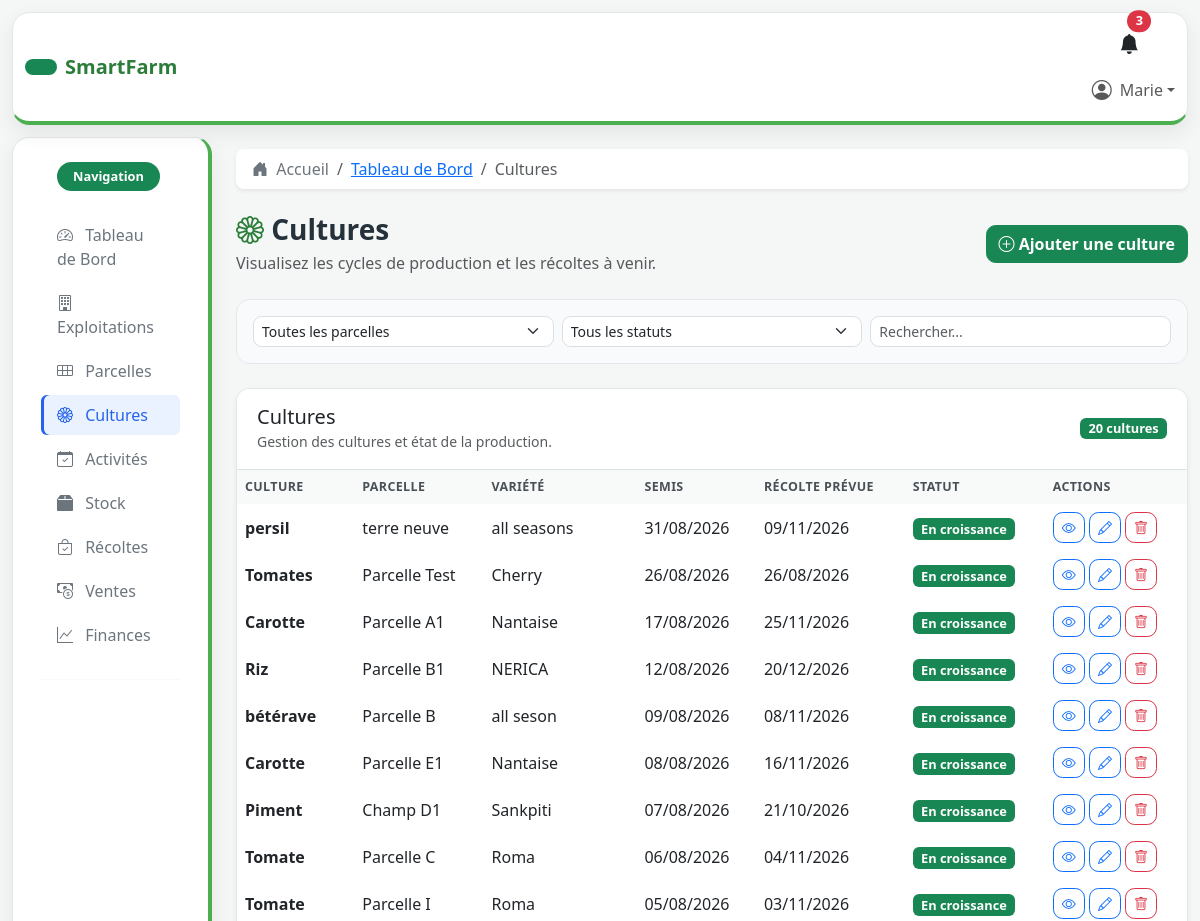
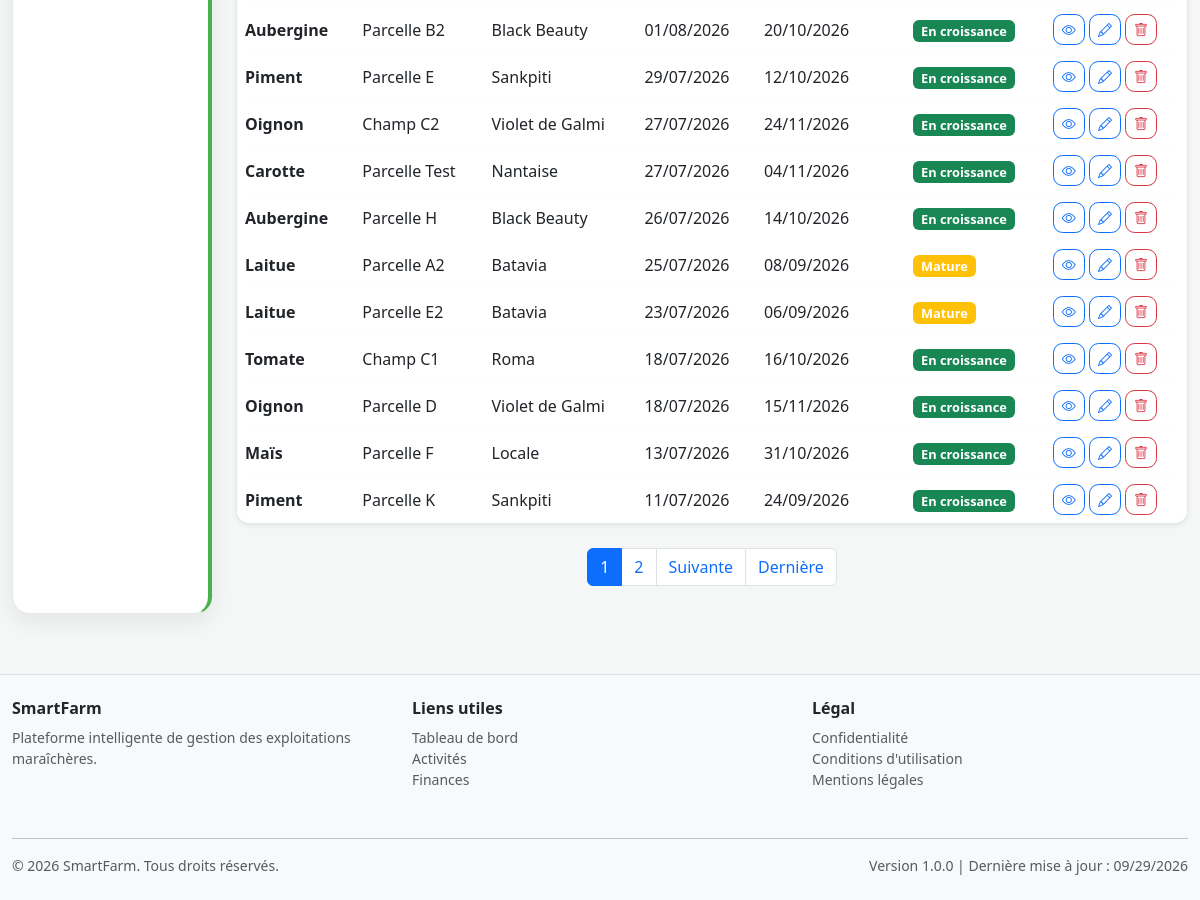
The page /cultures/ (signed in) on the database its author committed (2 pictures, top to bottom).
### cultures/models.py (models this page shows, shortened)
class Culture(models.Model):
    STATUT_CHOICES = [
        ('en_croissance', 'En croissance'),
        ('mature', 'Mature'),
        ('recolte', 'Récolte'),
        ('terminee', 'Terminée'),
    ]
    nom = models.CharField(
        max_length=150,
        help_text="Nom de la culture"
    )
    variete = models.CharField(
        max_length=150,
        help_text="Variété de la culture"
    )
    parcelle = models.ForeignKey(
        Parcelle,
        on_delete=models.CASCADE,
        related_name='cultures',
        help_text="Parcelle associée à la culture"
    )
    date_semis = models.DateField(
        help_text="Date de semis ou de plantation"
    )
    date_prevision_recolte = models.DateField(
        help_text="Date prévue de récolte"
    )
    rendement_attendu = models.DecimalField(
        max_digits=7,
        decimal_places=2,
        null=True,
        blank=True,
        help_text="Rendement attendu en kg/m²"
    )
    statut = models.CharField(
        max_length=20,
        choices=STATUT_CHOICES,
        default='en_croissance',
        help_text="Statut actuel de la culture"
    )
    notes = models.TextField(
        blank=True,
        help_text="Notes supplémentaires sur la culture"
    )
    date_creation = models.DateTimeField(
        auto_now_add=True,
        help_text="Date de création de l'enregistrement"
    )
    date_modification = models.DateTimeField(
        auto_now=True,
        help_text="Date de dernière modification de l'enregistrement"
    )
    class Meta:
        ordering = ['-date_semis']
        verbose_name = 'Culture'
        verbose_name_plural = 'Cultures'
        db_table = 'cultures_culture'

### parcelles/models.py (models this page shows, shortened)
class Parcelle(models.Model):
    STATUT_CHOICES = [
        ('actif', 'Actif'),
        ('en_preparation', 'En préparation'),
        ('reposante', 'Reposante'),
        ('suspendu', 'Suspendu'),
    ]
    TYPE_SOL_CHOICES = [
        ('argileux', 'Argileux'),
        ('sableux', 'Sableux'),
        ('limoneux', 'Limoneux'),
        ('calcaire', 'Calcaire'),
        ('organique', 'Organique'),
        ('mixte', 'Mixte'),
    ]
    nom = models.CharField(
        max_length=100,
        help_text="Nom ou identifiant de la parcelle"
    )
    code = models.CharField(
        max_length=50,
        unique=True,
        help_text="Code unique de la parcelle"
    )
    superficie = models.DecimalField(
        max_digits=10,
        decimal_places=2,
        help_text="Superficie en m² ou hectares"
    )
    type_sol = models.CharField(
        max_length=50,
        choices=TYPE_SOL_CHOICES,
        default='mixte',
        help_text="Type de sol de la parcelle"
    )
    irrigation = models.BooleanField(
    default=False,
    help_text="Indique si la parcelle dispose d'un système d'irrigation"
    )
    latitude = models.DecimalField(
        max_digits=9,
        decimal_places=6,
        null=True,
        blank=True,
        help_text="Latitude GPS"
    )
    longitude = models.DecimalField(
        max_digits=9,
        decimal_places=6,
        null=True,
        blank=True,
        help_text="Longitude GPS"
    )
    description = models.TextField(
        blank=True,
        help_text="Description détaillée de la parcelle"
    )
    statut = models.CharField(
        max_length=20,
        choices=STATUT_CHOICES,
        default='actif',
        help_text="Statut actuel de la parcelle"
    )
    exploitation = models.ForeignKey(
        Exploitation,
        on_delete=models.CASCADE,
        related_name='parcelles',
        help_text="Exploitation à laquelle appartient cette parcelle"
    )
    photo = models.ImageField(
    upload_to='parcelles/',
    blank=True,
    null=True,
    help_text="Photo de la parcelle"
    )
    date_creation = models.DateTimeField(
        auto_now_add=True,
        help_text="Date et heure de création de la parcelle"
    )
    date_modification = models.DateTimeField(
        auto_now=True,
        help_text="Date et heure de dernière modification"
    )
    class Meta:
        ordering = ['nom']
        verbose_name = 'Parcelle'
        verbose_name_plural = 'Parcelles'
        db_table = 'parcelles_parcelle'

### cultures/views.py (the view)
# urls.py: path('', views.CultureListView.as_view(), name='liste'),
class CultureListView(LoginRequiredMixin, ListView):
    model = Culture
    template_name = 'cultures/liste.html'
    context_object_name = 'cultures'
    paginate_by = 20
    def get_queryset(self):
        queryset = Culture.objects.select_related('parcelle').all()
        parcelle_id = self.request.GET.get('parcelle')
        statut = self.request.GET.get('statut')
        recherche = self.request.GET.get('q')
        if parcelle_id:
            queryset = queryset.filter(parcelle__id=parcelle_id)
        if statut:
            queryset = queryset.filter(statut=statut)
        if recherche:
            queryset = queryset.filter(
                models.Q(nom__icontains=recherche)
                | models.Q(variete__icontains=recherche)
                | models.Q(parcelle__nom__icontains=recherche)
            )
        return queryset.order_by('-date_semis')
    def get_context_data(self, **kwargs):
        context = super().get_context_data(**kwargs)
        from parcelles.models import Parcelle
        context['parcelles'] = Parcelle.objects.all()
        context['statuts'] = Culture.STATUT_CHOICES
        return context

### templates/cultures/liste.html (shortened to what this page needs)
{% extends 'base.html' %}
{% load static %}
{% block breadcrumbs %}
    <li class="breadcrumb-item"><a href="{% url 'dashboard:accueil' %}">Tableau de Bord</a></li>
    <li class="breadcrumb-item active">Cultures</li>
{% endblock %}
{% block content %}
<div class="row list-page-header mb-4 align-items-center">
    <div class="col-md-8">
        <h1 class="h3 mb-0">
            <i class="bi bi-flower1 text-success"></i> Cultures
        </h1>
        <p class="text-muted mb-0 mt-1">Visualisez les cycles de production et les récoltes à venir.</p>
    </div>
    <div class="col-md-4 text-md-end">
        <a href="{% url 'cultures:ajouter' %}" class="btn btn-success">
            <i class="bi bi-plus-circle"></i> Ajouter une culture
        </a>
    </div>
</div>
<div class="row mb-4">
    <div class="col-md-12">
        <div class="card filter-panel">
            <div class="card-body">
                <form method="GET" class="row gx-2 gy-2">
                    <div class="col-md-4">
                        <select name="parcelle" class="form-select form-select-sm">
                            <option value="">Toutes les parcelles</option>
                        </select>
                    </div>
                    <div class="col-md-4">
                        <select name="statut" class="form-select form-select-sm">
                            <option value="">Tous les statuts</option>
                        </select>
                    </div>
                    <div class="col-md-4">
                        <input type="text" name="q" class="form-control form-control-sm" placeholder="Rechercher..." value="{{ request.GET.q }}">
                    </div>
                </form>
            </div>
        </div>
    </div>
</div>
<div class="row">
    <div class="col-md-12">
        <div class="card data-card shadow-sm">
            <div class="card-header bg-white border-bottom d-flex justify-content-between align-items-center">
                <div>
                    <h5 class="mb-0">Cultures</h5>
                    <small class="text-muted">Gestion des cultures et état de la production.</small>
                </div>
                <span class="badge bg-success">{{ cultures|length }} cultures</span>
            </div>
            <div class="table-responsive">
                <table class="table table-hover align-middle mb-0">
                    <thead class="table-light">
                        <tr>
                            <th>Culture</th>
                            <th>Parcelle</th>
                            <th>Variété</th>
                            <th>Semis</th>
                            <th>Récolte prévue</th>
                            <th>Statut</th>
                            <th>Actions</th>
                        </tr>
                    </thead>
                    <tbody>
                        {% for culture in cultures %}
                        <tr>
                            <td><strong>{{ culture.nom }}</strong></td>
                            <td>{{ culture.parcelle.nom }}</td>
                            <td>{{ culture.variete }}</td>
                            <td>{{ culture.date_semis|date:'d/m/Y' }}</td>
                            <td>{{ culture.date_prevision_recolte|date:'d/m/Y' }}</td>
                            <td>
                                <span class="badge {% if culture.statut == 'en_croissance' %}bg-success{% elif culture.statut == 'mature' %}bg-warning{% elif culture.statut == 'recolte' %}bg-info{% else %}bg-secondary{% endif %}">{{ culture.get_statut_display }}</span>
                            </td>
                            <td>
                                <a href="{% url 'cultures:detail' culture.id %}" class="btn btn-sm btn-outline-primary"><i class="bi bi-eye"></i></a>
                                <a href="{% url 'cultures:modifier' culture.id %}" class="btn btn-sm btn-outline-primary"><i class="bi bi-pencil"></i></a>
                                <a href="{% url 'cultures:supprimer' culture.id %}" class="btn btn-sm btn-outline-danger"><i class="bi bi-trash"></i></a>
                            </td>
                        </tr>
                        {% endfor %}
                    </tbody>
                </table>
            </div>
        </div>
        {% if is_paginated %}
        <nav aria-label="Page navigation" class="mt-4">
            <ul class="pagination justify-content-center">
                {% for num in page_obj.paginator.page_range %}
                <li class="page-item {% if num == page_obj.number %}active{% endif %}">
                    <a class="page-link" href="?page={{ num }}">{{ num }}</a>
                </li>
                {% endfor %}
                {% if page_obj.has_next %}
                <li class="page-item">
                    <a class="page-link" href="?page={{ page_obj.next_page_number }}">Suivante</a>
                </li>
                <li class="page-item">
                    <a class="page-link" href="?page={{ page_obj.paginator.num_pages }}">Dernière</a>
                </li>
                {% endif %}
            </ul>
        </nav>
        {% endif %}
    </div>
</div>
{% endblock %}

### templates/includes/navbar.html (shortened to what this page needs)
<nav class="navbar navbar-light bg-white border-bottom sticky-top shadow-sm app-navbar">
    <div class="container-fluid">
        <a class="navbar-brand d-flex align-items-center gap-2" href="{% url 'dashboard:accueil' %}">
            <span class="badge bg-success rounded-pill py-2 px-3 text-white"></span>
            <span class="fs-5 fw-bold">SmartFarm</span>
        </a>
        <div class="ms-auto" id="navbarNav">
            <ul class="navbar-nav ms-auto align-items-center">
                <li class="nav-item me-2 d-none d-lg-block">
                    <a class="nav-link position-relative text-dark" href="{% url 'dashboard:accueil' %}">
                        <i class="bi bi-bell-fill fs-5"></i>
                        <span class="position-absolute top-0 start-100 translate-middle badge rounded-pill bg-danger">3</span>
                    </a>
                </li>
                <li class="nav-item dropdown">
                    <a class="nav-link dropdown-toggle d-flex align-items-center" href="#" id="userDropdown" role="button" data-bs-toggle="dropdown">
                        {% if user.is_authenticated and user.profil.photo %}
                            <img src="{{ user.profil.photo.url }}" alt="Photo de profil" class="rounded-circle" style="width: 32px; height: 32px; object-fit: cover;">
                        {% else %}
                            <i class="bi bi-person-circle fs-5"></i>
                        {% endif %}
                        <span class="ms-2">{% if user.is_authenticated %}{{ user.first_name|default:user.username }}{% else %}Invité{% endif %}</span>
                    </a>
                </li>
            </ul>
        </div>
    </div>
</nav>

### static/css/style.css (style rules this page uses)
:root { --smartfarm-primary: #2d7d3a; --smartfarm-secondary: #4caf50; --smartfarm-soft: #ecf5ed; --smartfarm-muted: #6c757d; --smartfarm-border: #e5e7eb; --smartfarm-sidebar: #ffffff; --smartfarm-sidebar-text: #6c757d; --smartfarm-sidebar-muted: #6c757d; --smartfarm-accent: #eaf2ff; --smartfarm-sidebar-active: #2563eb; }
body { background-color: #f4f7f6; color: #212529; }
.bg-body-tertiary { background-color: #f4f7f6 !important; }
.navbar { background-color: #fff !important; }
.app-navbar { min-height: 73px; margin: 0.75rem 0.75rem 0; border: 1px solid var(--smartfarm-border) !important; border-bottom: 4px solid var(--smartfarm-secondary) !important; border-radius: 1.1rem; box-shadow: 0 0.5rem 1.25rem rgba(33, 37, 41, 0.08) !important; z-index: 1030; }
.navbar-brand { color: var(--smartfarm-primary) !important; }
.card { border: none; border-radius: 0.85rem; }
.btn { border-radius: 0.6rem; font-weight: 600; }
.form-control, .form-select { border-color: #d9e0e5; border-radius: 0.55rem; }
.card.shadow-sm { box-shadow: 0 0.75rem 1.5rem rgba(33, 37, 41, 0.08); }
.list-page-header h1 { color: #25313b; font-weight: 700; }
.filter-panel { border: 1px solid #e1e7eb; background: #f8fafb; }
.filter-panel .card-body { padding: 1rem; }
.data-card { overflow: hidden; border: 1px solid #e1e7eb; }
.data-card .card-header { background: #ffffff !important; padding: 1rem 1.25rem; }
.table { border-spacing: 0 0.75rem; }
.table thead th { border-bottom: none; background-color: #f8faf9; color: #495057; font-weight: 700; font-size: 0.78rem; letter-spacing: 0.03em; text-transform: uppercase; }
.table tbody tr { background-color: #fff; box-shadow: 0 0.5rem 1rem rgba(33, 37, 41, 0.04); }
.table tbody tr td, .table tbody tr th { border: none; vertical-align: middle; }
.table-responsive { overflow-x: auto; -webkit-overflow-scrolling: touch; }
.table-responsive > .table { min-width: 680px; }
.badge { font-size: 0.8rem; font-weight: 600; }
.btn-success, .btn-outline-success { transition: all 0.2s ease; }
.text-success { color: var(--smartfarm-primary) !important; }

### rows shown on the page
Culture: nom "persil", parcelle.nom "terre neuve", variete "all seasons", date_semis "31/08/2026", date_prevision_recolte "09/11/2026", statut "En croissance"
Culture: nom "Tomates", parcelle.nom "Parcelle Test", variete "Cherry", date_semis "26/08/2026", date_prevision_recolte "26/08/2026", statut "En croissance"
Culture: nom "Carotte", parcelle.nom "Parcelle A1", variete "Nantaise", date_semis "17/08/2026", date_prevision_recolte "25/11/2026", statut "En croissance"
Culture: nom "Riz", parcelle.nom "Parcelle B1", variete "NERICA", date_semis "12/08/2026", date_prevision_recolte "20/12/2026", statut "En croissance"
Culture: nom "bétérave", parcelle.nom "Parcelle B", variete "all seson", date_semis "09/08/2026", date_prevision_recolte "08/11/2026", statut "En croissance"
Culture: nom "Carotte", parcelle.nom "Parcelle E1", variete "Nantaise", date_semis "08/08/2026", date_prevision_recolte "16/11/2026", statut "En croissance"
Culture: nom "Piment", parcelle.nom "Champ D1", variete "Sankpiti", date_semis "07/08/2026", date_prevision_recolte "21/10/2026", statut "En croissance"
Culture: nom "Tomate", parcelle.nom "Parcelle C", variete "Roma", date_semis "06/08/2026", date_prevision_recolte "04/11/2026", statut "En croissance"
Culture: nom "Tomate", parcelle.nom "Parcelle I", variete "Roma", date_semis "05/08/2026", date_prevision_recolte "03/11/2026", statut "En croissance"
Culture: nom "Aubergine", parcelle.nom "Parcelle B2", variete "Black Beauty", date_semis "01/08/2026", date_prevision_recolte "20/10/2026", statut "En croissance"
Culture: nom "Piment", parcelle.nom "Parcelle E", variete "Sankpiti", date_semis "29/07/2026", date_prevision_recolte "12/10/2026", statut "En croissance"
Culture: nom "Oignon", parcelle.nom "Champ C2", variete "Violet de Galmi", date_semis "27/07/2026", date_prevision_recolte "24/11/2026", statut "En croissance"
Culture: nom "Carotte", parcelle.nom "Parcelle Test", variete "Nantaise", date_semis "27/07/2026", date_prevision_recolte "04/11/2026", statut "En croissance"
Culture: nom "Aubergine", parcelle.nom "Parcelle H", variete "Black Beauty", date_semis "26/07/2026", date_prevision_recolte "14/10/2026", statut "En croissance"
Culture: nom "Laitue", parcelle.nom "Parcelle A2", variete "Batavia", date_semis "25/07/2026", date_prevision_recolte "08/09/2026", statut "Mature"
Culture: nom "Laitue", parcelle.nom "Parcelle E2", variete "Batavia", date_semis "23/07/2026", date_prevision_recolte "06/09/2026", statut "Mature"
Culture: nom "Tomate", parcelle.nom "Champ C1", variete "Roma", date_semis "18/07/2026", date_prevision_recolte "16/10/2026", statut "En croissance"
Culture: nom "Oignon", parcelle.nom "Parcelle D", variete "Violet de Galmi", date_semis "18/07/2026", date_prevision_recolte "15/11/2026", statut "En croissance"
Culture: nom "Maïs", parcelle.nom "Parcelle F", variete "Locale", date_semis "13/07/2026", date_prevision_recolte "31/10/2026", statut "En croissance"
Culture: nom "Piment", parcelle.nom "Parcelle K", variete "Sankpiti", date_semis "11/07/2026", date_prevision_recolte "24/09/2026", statut "En croissance"

### other values the page prints
{{ user.first_name|default:user.username }} "Marie"
{{ cultures|length }} "20"
{{ num }} "1" "2"
